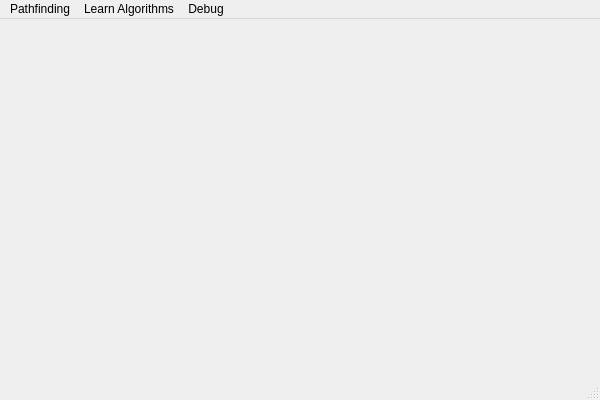
<?xml version="1.0" encoding="UTF-8"?>
<ui version="4.0">
 <class>AIMainWindowClass</class>
 <widget class="QMainWindow" name="AIMainWindowClass">
  <property name="geometry">
   <rect>
    <x>0</x>
    <y>0</y>
    <width>600</width>
    <height>400</height>
   </rect>
  </property>
  <property name="windowTitle">
   <string>AI for Games</string>
  </property>
  <property name="windowIcon">
   <iconset resource="../ressources.qrc">
    <normaloff>:/assets/images/appicon.ico</normaloff>:/assets/images/appicon.ico</iconset>
  </property>
  <widget class="QWidget" name="centralWidget"/>
  <widget class="QMenuBar" name="menuBar">
   <property name="geometry">
    <rect>
     <x>0</x>
     <y>0</y>
     <width>600</width>
     <height>22</height>
    </rect>
   </property>
   <widget class="QMenu" name="menuDebug">
    <property name="title">
     <string>Debug</string>
    </property>
    <addaction name="actionShow_Log"/>
   </widget>
   <widget class="QMenu" name="menuPathfinding">
    <property name="title">
     <string>Pathfinding</string>
    </property>
    <addaction name="actionFlow_Field"/>
   </widget>
   <widget class="QMenu" name="menuLearn_Algorithms">
    <property name="title">
     <string>Learn Algorithms</string>
    </property>
    <addaction name="actionHill_Climbing"/>
   </widget>
   <addaction name="menuPathfinding"/>
   <addaction name="menuLearn_Algorithms"/>
   <addaction name="menuDebug"/>
  </widget>
  <widget class="QStatusBar" name="statusBar"/>
  <action name="actionShow_Log">
   <property name="text">
    <string>Show Log</string>
   </property>
  </action>
  <action name="actionFlow_Field">
   <property name="text">
    <string>Flow Field</string>
   </property>
  </action>
  <action name="actionHill_Climbing">
   <property name="text">
    <string>Hill Climbing</string>
   </property>
  </action>
 </widget>
 <layoutdefault spacing="6" margin="11"/>
 <resources>
  <include location="../ressources.qrc"/>
 </resources>
 <connections>
  <connection>
   <sender>actionShow_Log</sender>
   <signal>triggered()</signal>
   <receiver>AIMainWindowClass</receiver>
   <slot>onShowDebugOutput()</slot>
   <hints>
    <hint type="sourcelabel">
     <x>-1</x>
     <y>-1</y>
    </hint>
    <hint type="destinationlabel">
     <x>299</x>
     <y>199</y>
    </hint>
   </hints>
  </connection>
  <connection>
   <sender>actionFlow_Field</sender>
   <signal>triggered()</signal>
   <receiver>AIMainWindowClass</receiver>
   <slot>onShowFlowField()</slot>
   <hints>
    <hint type="sourcelabel">
     <x>-1</x>
     <y>-1</y>
    </hint>
    <hint type="destinationlabel">
     <x>299</x>
     <y>199</y>
    </hint>
   </hints>
  </connection>
  <connection>
   <sender>actionHill_Climbing</sender>
   <signal>triggered()</signal>
   <receiver>AIMainWindowClass</receiver>
   <slot>onShowHillClimbing()</slot>
   <hints>
    <hint type="sourcelabel">
     <x>-1</x>
     <y>-1</y>
    </hint>
    <hint type="destinationlabel">
     <x>299</x>
     <y>199</y>
    </hint>
   </hints>
  </connection>
 </connections>
 <slots>
  <slot>onShowDebugOutput()</slot>
  <slot>onShowFlowField()</slot>
  <slot>onShowHillClimbing()</slot>
 </slots>
</ui>
